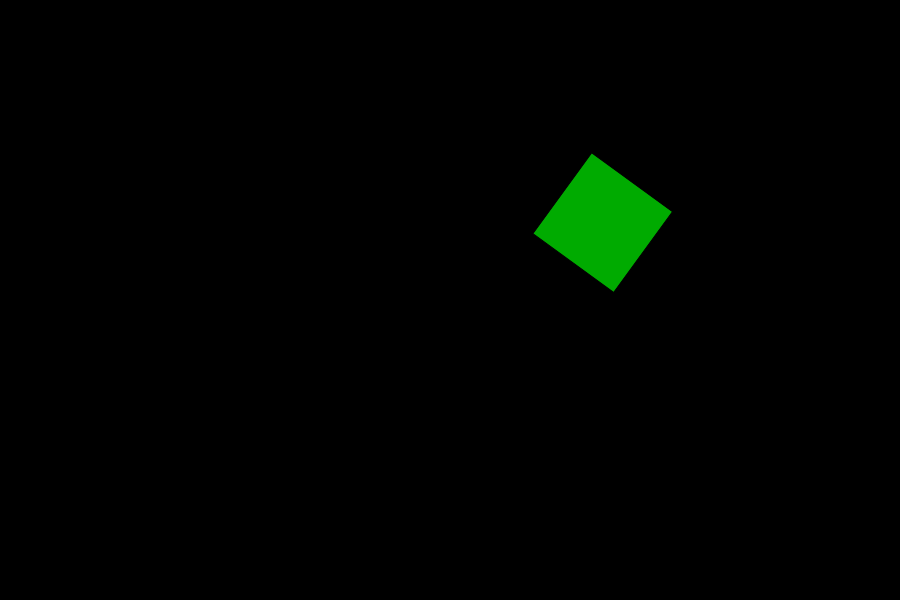
Frame 1 (no input)
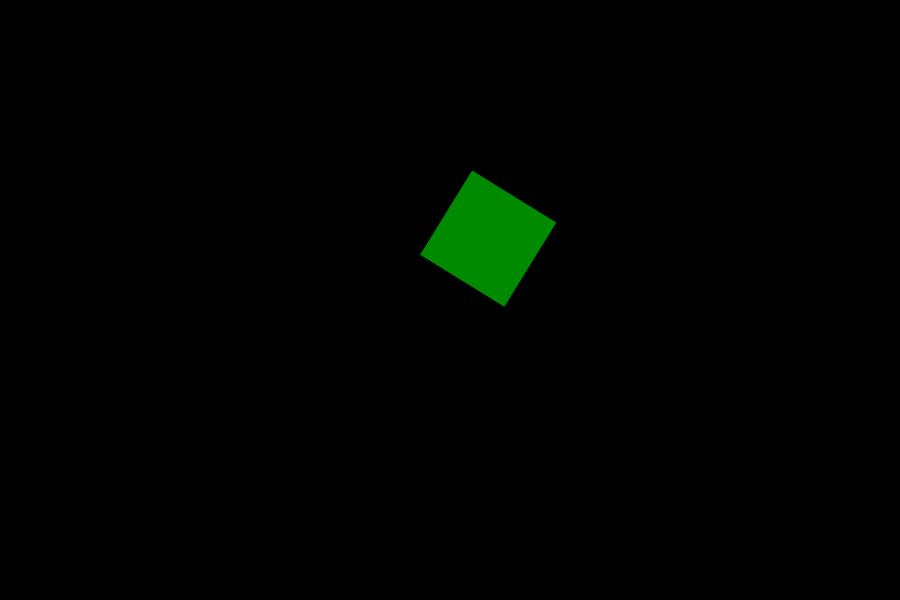
Frame 60 (no input)
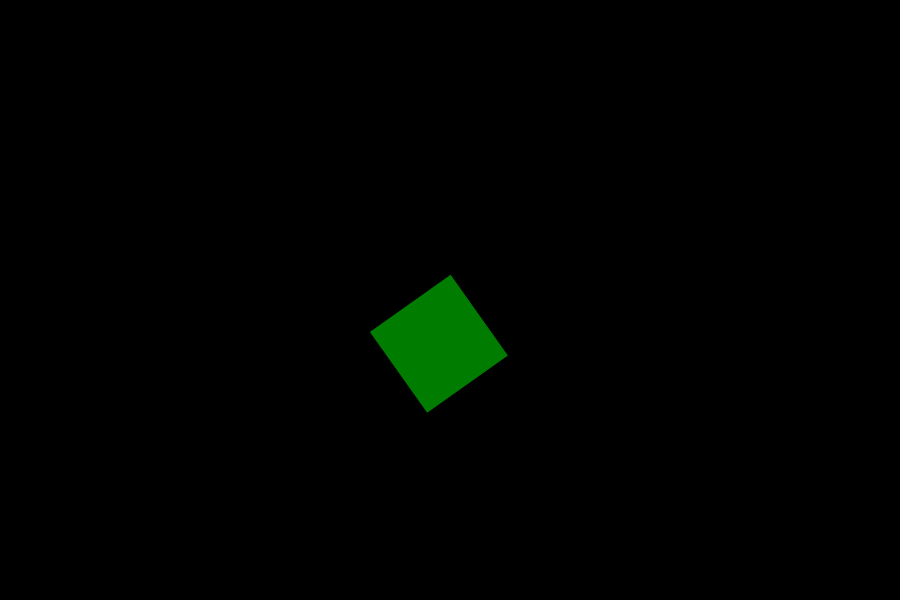
Frame 120 (the mouse pressed at the canvas centre since frame 60)

The p5.js sketch that drew these frames (run headless with seeded random() and noise() and a simulated clock; from frame 60 on, the mouse is pressed at the canvas centre):

// p5.js sketch
// ── sketch.js
////////////////////////////////////
// COURSERA GRAPHICS PROGRAMMING
////////////////////////////////////
var time = 0;
/////////////////////////////////////////////////
function setup() {
    createCanvas(900, 600);
    background(0);
    rectMode(CENTER);
}
/////////////////////////////////////////////////
function draw() {
    background(0);

    var nX = noise(time);
    var locX = map(nX, 0, 1, 0, width);
    var g = map(nX, 0, 1, 0, 255)

    var nY = noise(time + 5);
    var locY = map(nY, 0, 1, 0, height);

    var rotZ = map(nX, 0, 1, -25, 25);

    translate(locX, locY);
    rotate(rotZ);
    fill(0, g, 0);
    rect(0, 0, 100, 100);

    time+=0.04;
}
